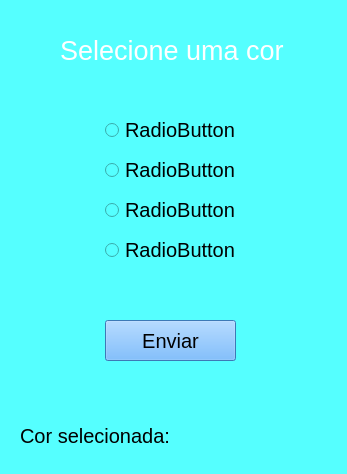
<?xml version="1.0" encoding="UTF-8"?>
<ui version="4.0">
 <class>MainWindow</class>
 <widget class="QMainWindow" name="MainWindow">
  <property name="windowModality">
   <enum>Qt::NonModal</enum>
  </property>
  <property name="geometry">
   <rect>
    <x>0</x>
    <y>0</y>
    <width>347</width>
    <height>474</height>
   </rect>
  </property>
  <property name="font">
   <font>
    <weight>75</weight>
    <bold>true</bold>
    <kerning>true</kerning>
   </font>
  </property>
  <property name="windowTitle">
   <string>MainWindow</string>
  </property>
  <property name="styleSheet">
   <string notr="true">background-color: rgb(85, 255, 255);</string>
  </property>
  <property name="tabShape">
   <enum>QTabWidget::Triangular</enum>
  </property>
  <property name="unifiedTitleAndToolBarOnMac">
   <bool>false</bool>
  </property>
  <widget class="QWidget" name="centralwidget">
   <widget class="QRadioButton" name="radioButton_3">
    <property name="geometry">
     <rect>
      <x>105</x>
      <y>230</y>
      <width>130</width>
      <height>40</height>
     </rect>
    </property>
    <property name="font">
     <font>
      <pointsize>15</pointsize>
     </font>
    </property>
    <property name="text">
     <string>RadioButton</string>
    </property>
   </widget>
   <widget class="QLabel" name="label">
    <property name="geometry">
     <rect>
      <x>60</x>
      <y>20</y>
      <width>251</width>
      <height>60</height>
     </rect>
    </property>
    <property name="font">
     <font>
      <family>MS Shell Dlg 2</family>
      <pointsize>20</pointsize>
      <weight>9</weight>
      <italic>false</italic>
      <bold>false</bold>
     </font>
    </property>
    <property name="styleSheet">
     <string notr="true">color: rgb(255, 255, 255);
font: 75 20pt &quot;MS Shell Dlg 2&quot;;</string>
    </property>
    <property name="text">
     <string>Selecione uma cor</string>
    </property>
   </widget>
   <widget class="QLabel" name="label_2">
    <property name="geometry">
     <rect>
      <x>20</x>
      <y>420</y>
      <width>291</width>
      <height>31</height>
     </rect>
    </property>
    <property name="font">
     <font>
      <family>MS Shell Dlg 2</family>
      <pointsize>15</pointsize>
      <weight>9</weight>
      <italic>false</italic>
      <bold>false</bold>
     </font>
    </property>
    <property name="styleSheet">
     <string notr="true">font: 75 15pt &quot;MS Shell Dlg 2&quot;;</string>
    </property>
    <property name="text">
     <string>Cor selecionada: </string>
    </property>
   </widget>
   <widget class="QPushButton" name="pushButton">
    <property name="geometry">
     <rect>
      <x>105</x>
      <y>320</y>
      <width>131</width>
      <height>41</height>
     </rect>
    </property>
    <property name="font">
     <font>
      <pointsize>15</pointsize>
     </font>
    </property>
    <property name="styleSheet">
     <string notr="true">background-color: rgb(85, 170, 255);</string>
    </property>
    <property name="text">
     <string>Enviar</string>
    </property>
   </widget>
   <widget class="QRadioButton" name="radioButton_4">
    <property name="geometry">
     <rect>
      <x>105</x>
      <y>150</y>
      <width>130</width>
      <height>40</height>
     </rect>
    </property>
    <property name="font">
     <font>
      <pointsize>15</pointsize>
     </font>
    </property>
    <property name="text">
     <string>RadioButton</string>
    </property>
   </widget>
   <widget class="QRadioButton" name="radioButton_5">
    <property name="geometry">
     <rect>
      <x>105</x>
      <y>190</y>
      <width>130</width>
      <height>40</height>
     </rect>
    </property>
    <property name="font">
     <font>
      <pointsize>15</pointsize>
     </font>
    </property>
    <property name="text">
     <string>RadioButton</string>
    </property>
   </widget>
   <widget class="QRadioButton" name="radioButton_6">
    <property name="geometry">
     <rect>
      <x>105</x>
      <y>110</y>
      <width>130</width>
      <height>40</height>
     </rect>
    </property>
    <property name="font">
     <font>
      <pointsize>15</pointsize>
     </font>
    </property>
    <property name="text">
     <string>RadioButton</string>
    </property>
   </widget>
  </widget>
  <widget class="QMenuBar" name="menubar">
   <property name="geometry">
    <rect>
     <x>0</x>
     <y>0</y>
     <width>347</width>
     <height>21</height>
    </rect>
   </property>
  </widget>
  <widget class="QStatusBar" name="statusbar"/>
 </widget>
 <resources/>
 <connections/>
</ui>
